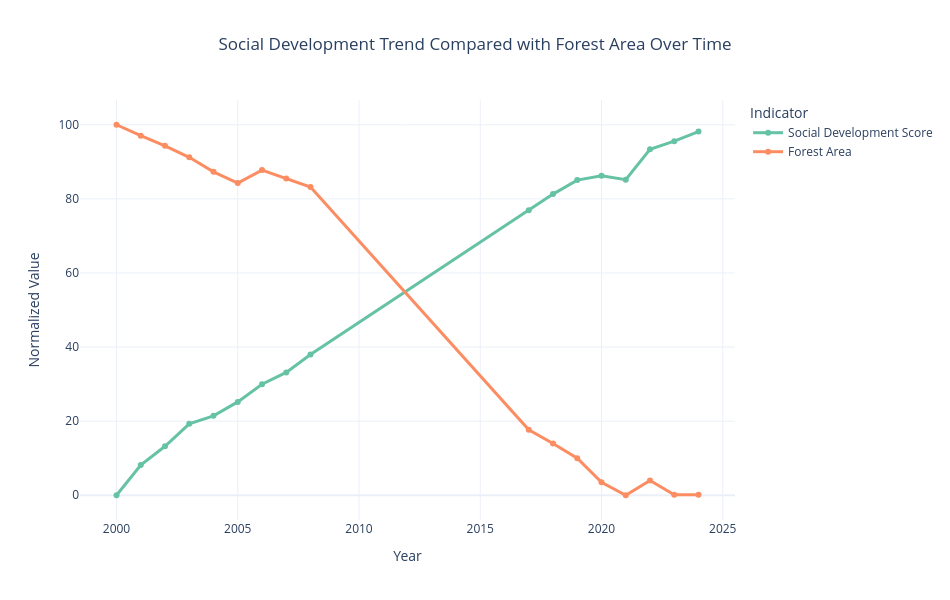

Notebook code cell kept with this figure:
### Markdown cell above
### Q7. Does environmental development move together with social development over time?

### Code cell
social_cols = [
    "life_expectancy",
    "internet_users",
    "electricity_access",
    "secondary_school_enrollment"
]

q7_global = world_clean.groupby("year", as_index=False)[social_cols + ["forest_area"]].mean()

q7_global[social_cols + ["forest_area"]] = q7_global[social_cols + ["forest_area"]].interpolate(
    method="linear",
    limit_direction="both"
)

q7_normalized = q7_global.copy()

for col in social_cols + ["forest_area"]:
    q7_normalized[col] = (
        (q7_normalized[col] - q7_normalized[col].min()) /
        (q7_normalized[col].max() - q7_normalized[col].min()) * 100
    )

q7_normalized["social_development_score"] = q7_normalized[social_cols].mean(axis=1)

q7_plot = q7_normalized[["year", "social_development_score", "forest_area"]].melt(
    id_vars="year",
    var_name="indicator",
    value_name="normalized_value"
)

q7_plot["indicator"] = q7_plot["indicator"].replace({
    "social_development_score": "Social Development Score",
    "forest_area": "Forest Area"
})

fig = px.line(
    q7_plot,
    x="year",
    y="normalized_value",
    color="indicator",
    markers=True,
    title="Social Development Trend Compared with Forest Area Over Time",
    labels={
        "year": "Year",
        "normalized_value": "Normalized Value",
        "indicator": "Indicator"
    },
    color_discrete_sequence=px.colors.qualitative.Set2
)

fig.update_traces(
    line=dict(width=3),
    marker=dict(size=6)
)

fig.update_layout(
    template="plotly_white",
    width=950,
    height=600,
    title_x=0.5,
    plot_bgcolor="white",
    paper_bgcolor="white"
)

fig.show()

# I compared the social development trend with forest area over time.
# This shows whether environmental conditions move together with social development.

### Figure 1 — Plotly figure (JSON) as saved in the notebook; plotly's stock layout.template omitted (floating-point values rounded to 4 significant figures)
{"data": [{"hovertemplate": "Indicator=Social Development Score<br>Year=%{x}<br>Normalized Value=%{y}<extra></extra>", "legendgroup": "Social Development Score", "line": {"color": "rgb(102,194,165)", "dash": "solid", "width": 3}, "marker": {"size": 6, "symbol": "circle"}, "mode": "lines+markers", "name": "Social Development Score", "orientation": "v", "showlegend": true, "type": "scatter", "x": [2000, 2001, 2002, 2003, 2004, 2005, 2006, 2007, 2008, 2017, 2018, 2019, 2020, 2021, 2022, 2023, 2024], "xaxis": "x", "y": [0.0, 8.163, 13.23, 19.28, 21.44, 25.19, 29.98, 33.14, 37.98, 76.9, 81.28, 85.05, 86.26, 85.17, 93.36, 95.57, 98.15], "yaxis": "y"}, {"hovertemplate": "Indicator=Forest Area<br>Year=%{x}<br>Normalized Value=%{y}<extra></extra>", "legendgroup": "Forest Area", "line": {"color": "rgb(252,141,98)", "dash": "solid", "width": 3}, "marker": {"size": 6, "symbol": "circle"}, "mode": "lines+markers", "name": "Forest Area", "orientation": "v", "showlegend": true, "type": "scatter", "x": [2000, 2001, 2002, 2003, 2004, 2005, 2006, 2007, 2008, 2017, 2018, 2019, 2020, 2021, 2022, 2023, 2024], "xaxis": "x", "y": [100.0, 97.04, 94.3, 91.22, 87.3, 84.28, 87.77, 85.52, 83.18, 17.68, 13.98, 10.02, 3.521, 0.0, 4.002, 0.1547, 0.1547], "yaxis": "y"}], "layout": {"height": 600, "legend": {"title": {"text": "Indicator"}, "tracegroupgap": 0}, "paper_bgcolor": "white", "plot_bgcolor": "white", "title": {"text": "Social Development Trend Compared with Forest Area Over Time", "x": 0.5}, "width": 950, "xaxis": {"anchor": "y", "domain": [0, 1], "title": {"text": "Year"}}, "yaxis": {"anchor": "x", "domain": [0, 1], "title": {"text": "Normalized Value"}}}}
